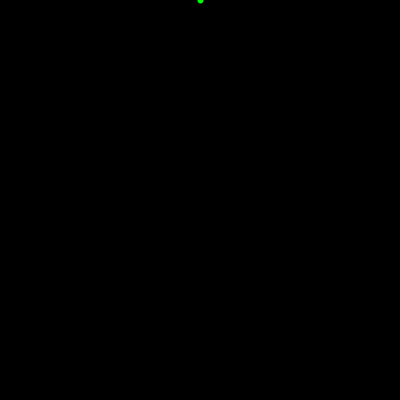
Frame 1 (no input)
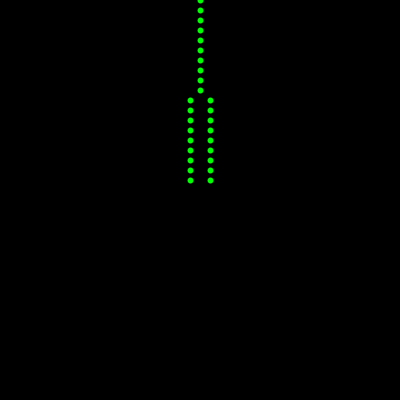
Frame 60 (the mouse pressed at the canvas centre just before this capture)
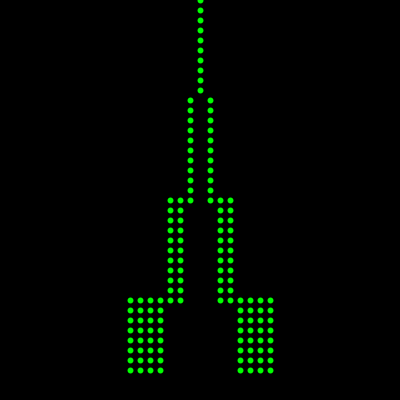
Frame 120 (the mouse held since frame 60 and released just before this capture)

The Processing sketch that drew these frames (run headless with seeded random() and noise(); from frame 60 on, the mouse is pressed at the canvas centre):

// Processing sketch: ch_15
// ── ch_15.pde
int yvalue;

void setup()
{
  size(400,400);
  background(0);          // black screen
  yvalue = 0;                // start at the top of the screen
  strokeWeight(6);        // fairly large point size
  stroke(0,255, 0);       // green pen
  frameRate(10);          // update at 10 frames per second
}

void draw()
{
  if(yvalue >= 0 && yvalue<100)          // Are we in the top half of the screen?
  {
      point(200, yvalue);    // Yes? = draw one point
  }
if(yvalue>= 100 && yvalue<=200){
  
    point(190, yvalue);
      point(210, yvalue);

}
  if(yvalue>= 200 && yvalue<=300){
  point(180,yvalue);
  point(170,yvalue);
  point(220,yvalue);
  point(230,yvalue);
  }
  if(yvalue>=300 && yvalue<=400){
     point(160,yvalue);
  point(150,yvalue);
  point(240,yvalue);
  point(250,yvalue);
  point(140,yvalue);
  point(130,yvalue);
  point(260,yvalue);
  point(270,yvalue);
  }
  yvalue = yvalue + 10;
  if (yvalue > 400)              // If we are at the bottom of the screen- wrap around
  {
    yvalue = 0;
    background(0);
  }
}
